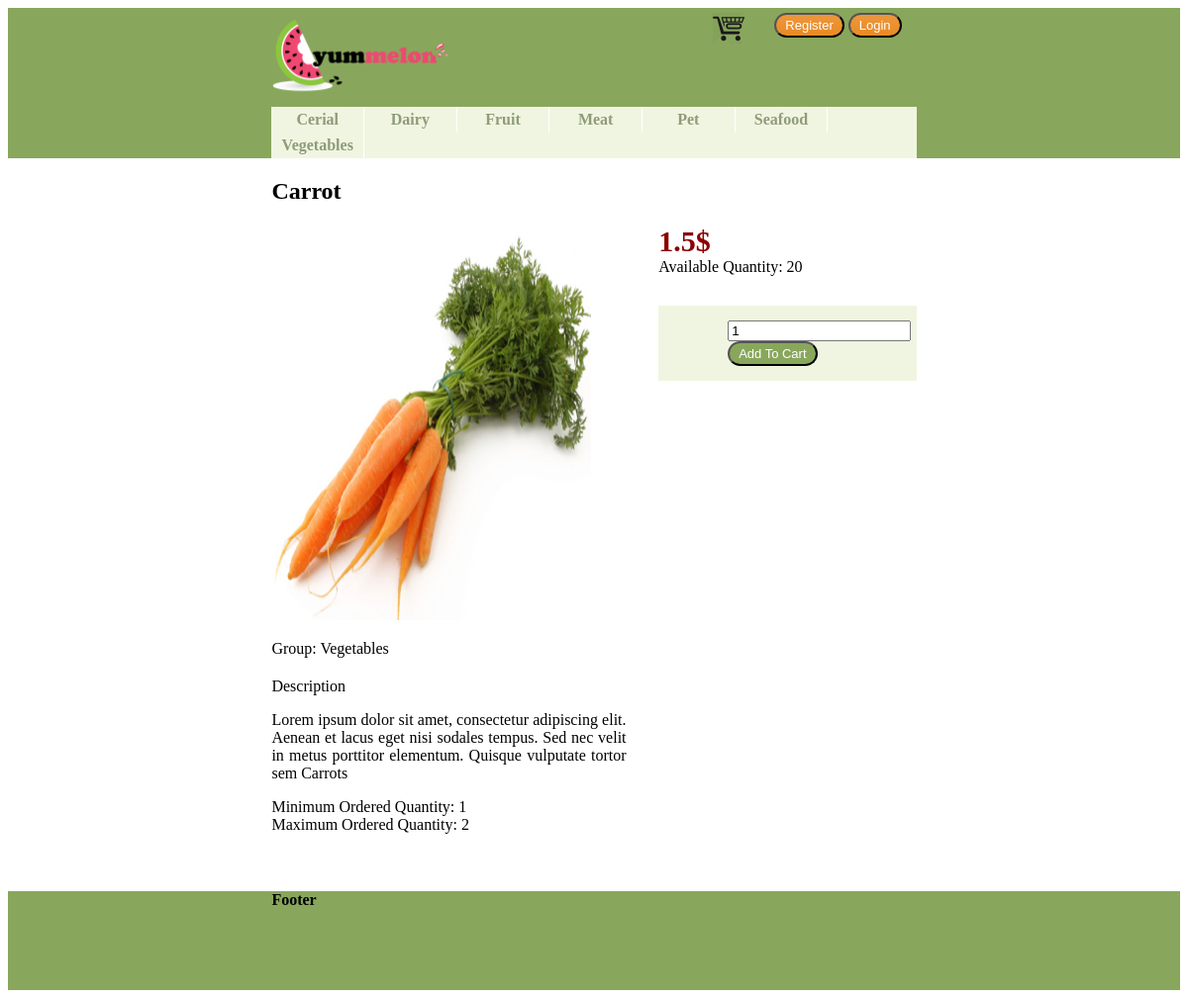
The app's page /product.php?code=V_003_CRT with its own data.
### tables this page shows
CREATE TABLE IF NOT EXISTS `product_groups` (
  `group_code` char(1) NOT NULL,
  `group_name` varchar(50) NOT NULL,
  PRIMARY KEY (`group_code`)
);

CREATE TABLE IF NOT EXISTS `products` (
  `prod_code` varchar(20) NOT NULL,
  `name` varchar(50) NOT NULL,
  `description` varchar(500) NOT NULL,
  `prod_group` char(1) NOT NULL,
  `list_price` decimal(10,2) NOT NULL,
  `qty_on_hand` int(11) NOT NULL,
  `procur_level` int(11) NOT NULL,
  `procur_qty` int(11) NOT NULL,
  `imageUrl` varchar(100) DEFAULT NULL,
  PRIMARY KEY (`prod_code`),
  KEY `prod_group` (`prod_group`)
);

### Code/init.php (called while the page is built, shortened)
<?php
require_once dirname(__FILE__)."/Template.php";
renderMaster(dirname(__FILE__)."/../Templates/header.php", dirname(__FILE__)."/../Templates/footer.php");

### Code/Database.php (called while the page is built, shortened)
<?php
class MysqlDatabaseConnector
{
	private $_host;
	private $_database;
	private $_user;
	private $_password;
	function __construct($host, $database, $user, $password)
	{
		$this->_host = $host;
		$this->_database = $database;
		$this->_user = $user;
		$this->_password = $password;
	}
	public function createConnection()
	{
		try {
			$con=mysqli_connect($this->_host,$this->_user,$this->_password,$this->_database);
			return $con;
		}
		catch(Exception $e) {
			echo "Failed to connect to MySQL: " . mysqli_connect_error();
			return 0;
		}
	}
}
class MysqlDatabaseEngine implements IDatabaseEngine
{
    private $_connectionString = '';
    private $_connector = null;
    private $_isInitialized = false;
    public function setConnectionString($connectionString='')
    {
        $this->_connectionString = $connectionString;
    }
    public function initialize()
    {
        if(!$this->_isInitialized)
        {
            $data = array();
            $pairs = explode(",", $this->_connectionString);
            foreach($pairs as $pair)
            {
                list($name, $value) = explode("=", $pair, 2);
                $data[$name] = $value;
            }
            $this->_connector = new MysqlDatabaseConnector($data["host"], $data["database"], $data["user"], $data["password"]);
            $this->_isInitialized = true;
        }
    }
    public function ExecuteDataTable($query)
    {
        $con = $this->_connector->createConnection();
        $this->insertParameters($query, $con, func_get_args(), 1);
        $result = mysqli_query($con,$query)or die("Error: ".mysqli_error($con));
        $dt = $this->getDataTableFromResult($result);
        return $dt;
    }
    public function WhileReader($query, $consumer)
    {
        $con = $this->_connector->createConnection();
        $this->insertParameters($query, $con, func_get_args(), 2);
        $i=0;
        try{
            $result = mysqli_query($con,$query)or die("Error: ".mysqli_error($con));
            while($row = mysqli_fetch_array($result)) {
                $i++;
            }
        }catch(Exception $ex)        {
            mysqli_free_result($result);
            mysqli_close($con);
            throw $ex;
        }
        return $i>0;
    }
    private function getDataTableFromResult($result)
    {
        $dt = new DataTable();
        $i=0;
        $dt->columns = array();
        while($col = mysqli_fetch_field($result))
        {
            $dt->columns[$i] = $col;
            $i++;
        }
        $i=0;
        $dt->rows = array();
        while($row = mysqli_fetch_array($result)) {
            $dt->rows[$i] = $row;
            $i++;
        }
        return $dt;
    }
    private function insertParameters(&$query, $connection, $params, $paramOffset)
    {
        if(count($params) <= $paramOffset)
            return;
        $params = array_slice($params,$paramOffset);
        $queryParts = explode("?", " ".$query." ");
        $result = $queryParts[0];
        $j=0;
        $l = count($params);
        for($i=1; $i<count($queryParts); $i++)
        {
            $p = $j>$l-1 ? $params[$l-1] : $params[$j];
            $j++;
            $result = $result.mysqli_real_escape_string($connection, $p).$queryParts[$i];
        }
        $query = $result;
    }
}

### Code/Product.php (called while the page is built, shortened)
<?php
class Product
{
	public function loadFromDb($code){
		$dt = Application::getDB()->ExecuteDataTable("select * from products p inner join product_groups pg on pg.group_code = p.prod_group where p.prod_code='?'", $code);
	}
}

### Templates/GroupListItem.php (the view)
<div class="item">
	<a href="<?= $model['url'] ?>">
		<div class="name"><strong><?= $model['name'] ?></strong></div>
	</a>
</div>

### Templates/List.php
<ul>
	<?php foreach($model["items"] as &$item){ ?>
		<li>
			<?php echo renderTemplate($model["itemTemplate"], $item); ?>
		</li>
	<?php } ?>
</ul>

### Templates/ProductDetails.php (shortened to what this page needs)
<?php
	$queryString = "SELECT min(order_qty) AS min_order, max(order_qty) AS max_order FROM `order_details` WHERE prod_code = '".$model['code']."' GROUP BY prod_code ";
	$product_orders = array('min' => 'none', 'max' => 'none');
	Application::getDB()->WhileReader($queryString, function(&$row) use(&$product_orders){
		$product_orders['min'] = $row['min_order']>0 ? $row['min_order'] : 0;
		$product_orders['max'] = $row['max_order']>0 ? $row['max_order'] : 0;
	});
?>
<div class="details" code="<?= $model['code'] ?>">
	<h2><?= $model['name'] ?></h2>
	<div class="productInfo">
		<div>
			<img src="<?= $model['imageUrl'] ?>" width="400" height="400" alt="<?= $model['name'] ?>" />
		</div>
		<div class="group">Group: <?= $model['groupName'] ?></div>
		<div class="description">
			<span>Description</span>
			<p><?= $model['description'] ?></p>
		</div>
		<div class="orderStatistics">
			<div>
				<span> Minimum Ordered Quantity: </span>
				<span> <?= $product_orders['min'] ?> </span>
			</div>
			<div>
				<span> Maximum Ordered Quantity: </span>
				<span> <?= $product_orders['max'] ?> </span>
			</div>
		</div>
	</div>
	<div class="productOrderArea">
		<div class="price"><?= $model['price'] ?>$</div>
		<div class="quantity">Available Quantity: <?= $model['availableQuantity'] ?></div>
		<div class="addToCartArea">
			<input class="orderedQuantity" type="text" name="orderedQty" placeholder="Qty" value="1"/>
			<input class="groceriesBtn add-to-cart-button" type="button" value="Add To Cart" />
		</div>
	</div>
</div>

### styles/style.css (style rules this page uses)
.groceriesBtn { background: #ed973b; background-image: -webkit-linear-gradient(top, #88a75c, #88a75c); background-image: -moz-linear-gradient(top, #88a75c, #88a75c); background-image: -ms-linear-gradient(top, #88a75c, #88a75c); background-image: -o-linear-gradient(top, #88a75c, #88a75c); background-image: linear-gradient(to bottom, #88a75c, #88a75c); -webkit-border-radius: 20; -moz-border-radius: 20; border-radius: 20px; font-family: Arial; color: white; font-size: 13px; padding: 3px 9px 3px 9px; text-decoration: none; }
.header .categoriesMenu ul { float: left; width: 100%; padding: 0; margin: 0; list-style-type: none; background-color: #f0f5e1; }
.header .categoriesMenu li { display: inline; }
.header .categoriesMenu a { float: left; background-color: #f0f5e1; color: #8e9c79; text-align: center; text-decoration: none; width: 13%; padding: 4px; border-right: 1px solid white; }
.details .productInfo { float: left; display: inline-block; width: 55%; }
.details .productInfo .description { margin-top: 20px; }
.details .productInfo .description p { text-align: justify; }
.details .productInfo img { width: 90%; display: block; margin-bottom: 20px; }
.details .productOrderArea { float: right; display: inline-block; width: 40%; }
.details .productOrderArea .price { font-size: 30px; font-weight: bold; color: darkred; }
.details .productOrderArea .addToCartArea { background-color: #f0f5e1; display: block; margin-top: 30px; padding: 15px 70px; }
.details .productOrderArea .addToCartArea .orderedQuantity, { width: 30px; text-align: center; }

### records on screen
product_groups: group_name "Cerial"
product_groups: group_name "Dairy"
product_groups: group_name "Fruit"
product_groups: group_name "Meat"
product_groups: group_name "Pet"
product_groups: group_name "Seafood"
product_groups: group_name "Vegetables"
products: name "Carrot", prod_group.group_name "Vegetables", description "Lorem ipsum dolor sit amet, consectetur adipiscing elit. Aenean et lacus eget nisi sodales tempus. Sed nec velit in metus porttitor elementum. Quisque vulputate tortor sem Carrots", qty_on_hand "20"

### other values on screen
$product_orders['min'] "1"
$product_orders['max'] "2"
$model['price'] "1.5"
